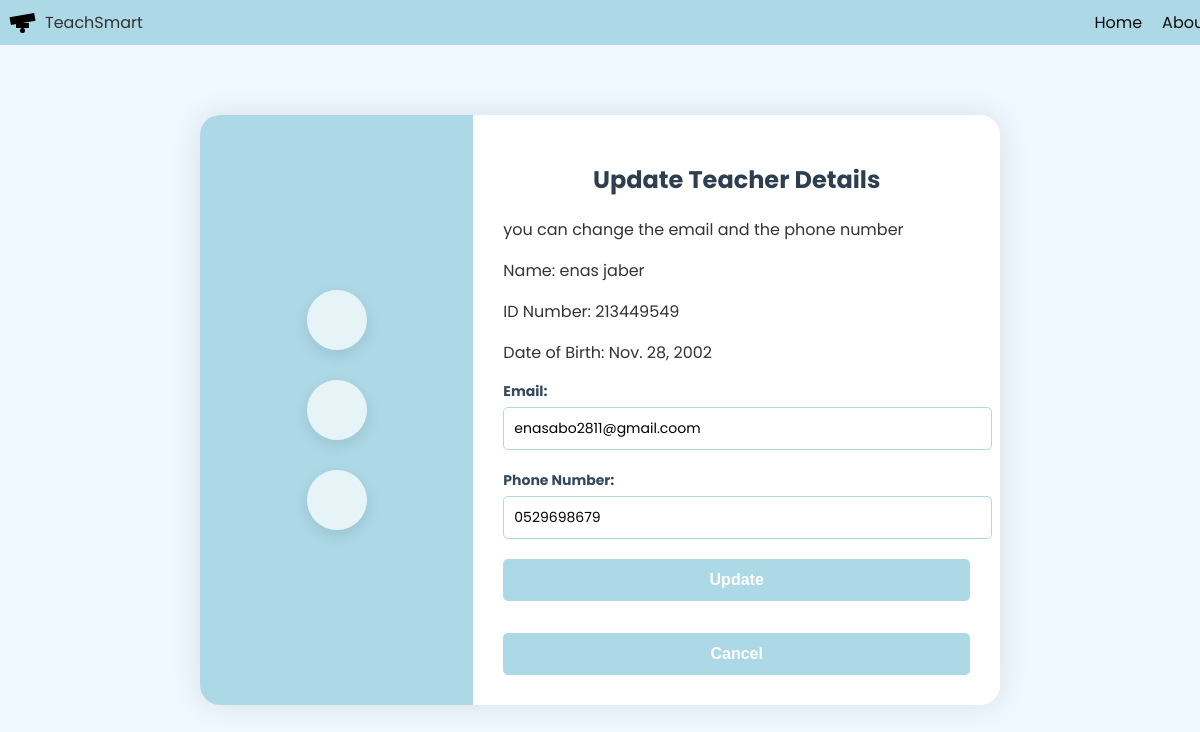
Screenshot of /teacher/213449549/ with the database file from the repository.
### tsweb/models.py (models this page shows, shortened)
class Teacher(models.Model):
    CLASS_CHOICES = [
        ('A', 'First grade'),
        ('B', 'Second grade'),
        ('C', 'Third grade'),
        ('D', 'Fourth grade'),
        ('E', 'Fifth grade'),
        ('F', 'Sixth grade'),
    ]
    id_number = models.CharField(
        max_length=9,
        unique=True,
        validators=[RegexValidator(r'^\d{9}$', "Please enter exactly 9 digits.")]
    )
    first_name = models.CharField(max_length=50)
    last_name = models.CharField(max_length=50)
    date_of_birth = models.DateField()
    email = models.EmailField(unique=True, validators=[EmailValidator(message="Invalid email address.")])
    phone_number = models.CharField(
        max_length=10,
        validators=[
            RegexValidator(
                regex=r'^(05\d|0[23489])\d{7}$',
                message='Invalid Israeli phone number. Please enter 10 digits starting with 05 .'
            )
        ]
    )
    password = models.CharField(max_length=128)  # הוספת שדה סיסמה
    subject = models.ForeignKey(Subject, on_delete=models.CASCADE, related_name='teachers', help_text="Select the subject the teacher can teach")
    classes = models.CharField(
        max_length=1,
        choices=CLASS_CHOICES,
        help_text="Select the grade the teacher can educate"
    )
    def __str__(self):
        return f"{self.first_name} {self.last_name}"

### tsweb/views.py (the view)
# urls.py: path('teacher/<str:teacher_id>/', views.update_teacher_contact, name='update_teacher_contact'),
def update_teacher_contact(request, teacher_id):
    print("View is called!")
    teacher = get_object_or_404(Teacher, id_number=teacher_id)
    print(f"Teacher found: {teacher}")
    if request.method == 'POST':
        form = TeacherContactUpdateForm(request.POST, instance=teacher)
        print(f"Form is valid: {form.is_valid()}")  # בדוק אם הטופס תקין
        if form.is_valid():
            updated_teacher = form.save()
            print(f"Updated teacher: {updated_teacher.email}, {updated_teacher.phone_number}")  # בדוק את הערכים המעודכנים
            return redirect('profile_teacher')
        else:
            print(f"Form errors: {form.errors}")  # הדפס את השגיאות בטופס
    else:
        form = TeacherContactUpdateForm(instance=teacher)
    context = {
        'form': form,
        'teacher': teacher,
    }
    return render(request, 'update_teacher_contact.html', context)

### tsweb/forms.py (shortened to what this page needs)
class TeacherContactUpdateForm(forms.ModelForm):
    class Meta:
        model = Teacher
        fields = ['email', 'phone_number']

### tsweb/Templates/update_teacher_contact.html (shortened to what this page needs)
<!DOCTYPE html>
<html lang="en" dir="ltr">
<head>
</head>
<body>
    <header>
        <div class="logo">
            <div class="graduation-hat">
                <div class="hat-top"></div>
            </div>
            <span>TeachSmart</span>
        </div>
        <nav>
            <ul>
                <li><a href="/">Home</a></li>
                <li><a href="home.html#about">About</a></li>
            </ul>
        </nav>
    </header>
<div class="page-container">
    <div class="side-design">
        <div class="design-element"></div>
        <div class="design-element"></div>
        <div class="design-element"></div>
    </div>
    <div class="form-container">
        <h1>Update Teacher Details</h1>
        <p>you can change the email and the phone number</p>
        <p>Name: {{ teacher.first_name }} {{ teacher.last_name }}</p>
        <p>ID Number: {{ teacher.id_number }}</p>
        <p>Date of Birth: {{ teacher.date_of_birth }}</p>
        <form method="post">
            <div class="form-group">
                <label for="{{ form.email.id_for_label }}">Email:</label>
                {{ form.email }}
            </div>
            <div class="form-group">
                <label for="{{ form.phone_number.id_for_label }}">Phone Number:</label>
                {{ form.phone_number }}
            </div>
            <button type="submit">Update</button>
            <button href="{% url 'profile_teacher' %}" >Cancel</button>
        </form>
    </div>
</div>
</body>
</html>

### tsweb/Templates/update_teacher_contact.html (style rules this page uses)
header { background-color: #add8e6; padding: 10px; display: flex; justify-content: space-between; align-items: center; }
header { background-color: #add8e6; padding: 10px; display: flex; justify-content: space-between; align-items: center; width: 100%; position: fixed; top: 0; left: 0; z-index: 1000; }
body { font-family: 'Poppins', sans-serif; background-color: #f0f8ff; margin: 0; padding-top: 70px; color: #333; min-height: 100vh; display: flex; justify-content: center; align-items: center; }
.page-container { display: flex; width: 100%; max-width: 800px; background-color: #ffffff; border-radius: 20px; overflow: hidden; box-shadow: 0 0 30px rgba(0,0,0,0.1); margin-top: 20px; }
.logo { display: flex; align-items: center; }
.graduation-hat { width: 25px; height: 15px; position: relative; margin-right: 10px; }
.hat-top { width: 100%; height: 50%; background-color: #000; position: absolute; top: 0; left: 0; transform: rotate(-10deg); }
nav ul { list-style: none; display: flex; gap: 20px; padding: 0; margin: 0; }
nav a { text-decoration: none; color: #0f0f0f; }
body { font-family: 'Poppins', sans-serif; background-color: #f0f8ff; margin: 0; padding: 0; color: #333; min-height: 100vh; display: flex; justify-content: center; align-items: center; }
.page-container { display: flex; width: 100%; max-width: 800px; background-color: #ffffff; border-radius: 20px; overflow: hidden; box-shadow: 0 0 30px rgba(0,0,0,0.1); }
.side-design { flex: 1; background-color: #add8e6; display: flex; flex-direction: column; justify-content: center; align-items: center; padding: 20px; }
.design-element { width: 60px; height: 60px; background-color: rgba(255, 255, 255, 0.7); margin: 15px 0; border-radius: 50%; display: flex; justify-content: center; align-items: center; font-size: 24px; color: #add8e6; box-shadow: 0 5px 15px rgba(0,0,0,0.1); }
.form-container { flex: 2; padding: 30px; }
h1 { color: #2c3e50; margin-bottom: 20px; font-size: 24px; text-align: center; }
form { display: flex; flex-direction: column; }
.form-group { margin-bottom: 20px; }
label { font-weight: bold; color: #34495e; font-size: 14px; display: block; margin-bottom: 5px; }
input[type="text"], input[type="email"], input[type="tel"], textarea { width: 100%; padding: 10px; border: 1px solid #add8e6; border-radius: 5px; font-size: 14px; font-family: 'Poppins', sans-serif; }
button { background-color: #add8e6; color: white; padding: 12px; border: none; border-radius: 5px; cursor: pointer; font-size: 16px; font-weight: bold; transition: background-color 0.3s ease; }

### rows the page displays
Teacher: first_name "enas", last_name "jaber", id_number "213449549", date_of_birth "Nov. 28, 2002", email "enasabo2811@gmail.coom", phone_number "0529698679"
